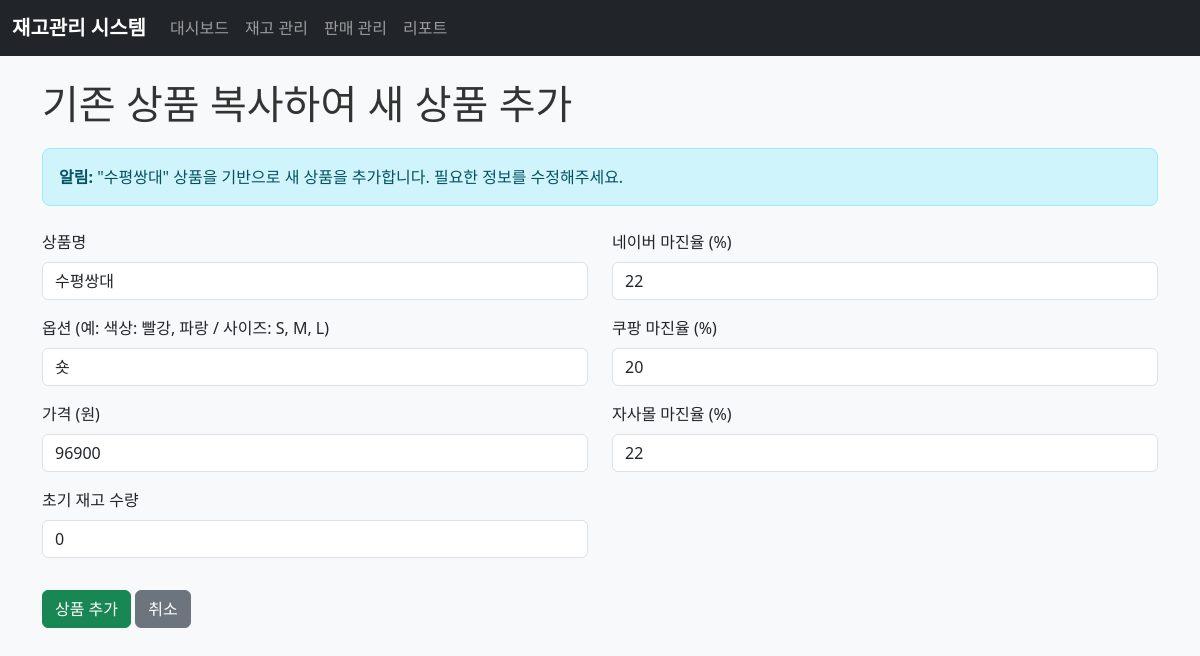
Page /product/copy/8 on the earlier database version.
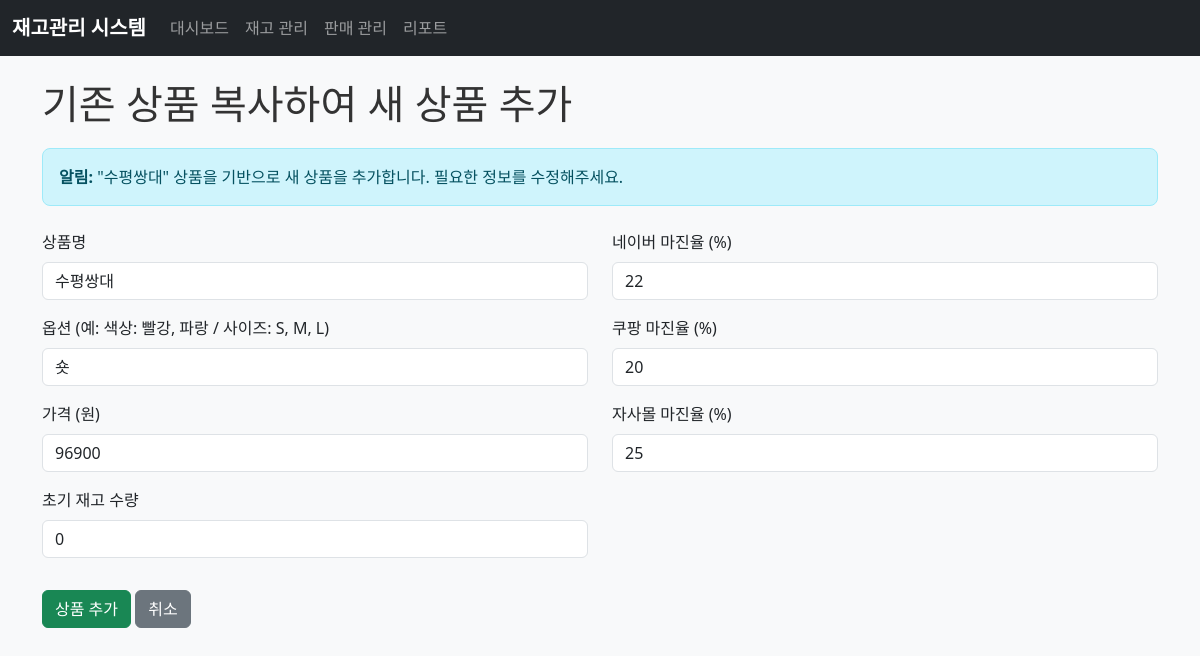
Same page on the later database version.
### tables this page shows
CREATE TABLE products (
        id INTEGER PRIMARY KEY AUTOINCREMENT,
        name VARCHAR(100) NOT NULL,
        options TEXT,
        price DECIMAL(10,2) NOT NULL,
        margin_naver DECIMAL(5,2) NOT NULL,
        margin_coupang DECIMAL(5,2) NOT NULL,
        margin_self DECIMAL(5,2) NOT NULL,
        quantity INTEGER NOT NULL DEFAULT 0,
        created_at DATETIME DEFAULT CURRENT_TIMESTAMP,
        updated_at DATETIME DEFAULT CURRENT_TIMESTAMP
    );

### app.py (the view)
@app.route('/product/copy/<int:product_id>')
def copy_product(product_id):
    product = manager.get_product(product_id)
    if not product:
        return redirect(url_for('inventory_page'))
    product['quantity'] = 0  # 초기 재고는 0으로 설정
    return render_template('add_product.html', copy_from=product)

### database.py (called while the page is built)
def get_connection():
    return sqlite3.connect(DATABASE_NAME)

### inventory.py (called while the page is built)
    def get_product(self, product_id: int) -> Optional[Dict]:
        conn = database.get_connection()
        cursor = conn.cursor()
        cursor.execute('''
            SELECT id, name, options, price, margin_naver, margin_coupang, margin_self, quantity,
                   created_at, updated_at
            FROM products
            WHERE id = ?
        ''', (product_id,))
        row = cursor.fetchone()
        conn.close()
        if row:
            return {
                'id': row[0],
                'name': row[1],
                'options': row[2],
                'price': row[3],
                'margin_naver': row[4],
                'margin_coupang': row[5],
                'margin_self': row[6],
                'quantity': row[7],
                'created_at': row[8],
                'updated_at': row[9]
            }
        return None

### templates/add_product.html (shortened to what this page needs)
{% extends "base.html" %}
{% block content %}
<h1>{% if copy_from %}기존 상품 복사하여 새 상품 추가{% else %}새 상품 추가{% endif %}</h1>
{% if copy_from %}
<div class="alert alert-info">
    <strong>알림:</strong> "{{ copy_from.name }}" 상품을 기반으로 새 상품을 추가합니다. 필요한 정보를 수정해주세요.
</div>
{% endif %}
<form method="post" action="/product/add" class="mt-4">
    <div class="row">
        <div class="col-md-6">
            <div class="mb-3">
                <label for="name" class="form-label">상품명</label>
                <input type="text" class="form-control" id="name" name="name"
                       value="{{ copy_from.name if copy_from else '' }}" required>
            </div>
            <div class="mb-3">
                <label for="options" class="form-label">옵션 (예: 색상: 빨강, 파랑 / 사이즈: S, M, L)</label>
                <input type="text" class="form-control" id="options" name="options"
                       value="{{ copy_from.options if copy_from and copy_from.options else '' }}"
                       placeholder="옵션을 입력하세요 (선택사항)">
            </div>
            <div class="mb-3">
                <label for="price" class="form-label">가격 (원)</label>
                <input type="number" class="form-control" id="price" name="price" min="0" step="1"
                       value="{{ copy_from.price if copy_from else '' }}" required>
            </div>
            <div class="mb-3">
                <label for="quantity" class="form-label">초기 재고 수량</label>
                <input type="number" class="form-control" id="quantity" name="quantity" min="0"
                       value="{{ copy_from.quantity if copy_from else 0 }}" required>
            </div>
        </div>
        <div class="col-md-6">
            <div class="mb-3">
                <label for="margin_naver" class="form-label">네이버 마진율 (%)</label>
                <input type="number" class="form-control" id="margin_naver" name="margin_naver" min="0" max="100" step="0.1"
                       value="{{ copy_from.margin_naver if copy_from else '' }}" required>
            </div>
            <div class="mb-3">
                <label for="margin_coupang" class="form-label">쿠팡 마진율 (%)</label>
                <input type="number" class="form-control" id="margin_coupang" name="margin_coupang" min="0" max="100" step="0.1"
                       value="{{ copy_from.margin_coupang if copy_from else '' }}" required>
            </div>
            <div class="mb-3">
                <label for="margin_self" class="form-label">자사몰 마진율 (%)</label>
                <input type="number" class="form-control" id="margin_self" name="margin_self" min="0" max="100" step="0.1"
                       value="{{ copy_from.margin_self if copy_from else '' }}" required>
            </div>
        </div>
    </div>
    <div class="mt-3">
        <button type="submit" class="btn btn-success">상품 추가</button>
        <a href="/inventory" class="btn btn-secondary">취소</a>
    </div>
</form>
{% endblock %}

Differences in the rows shown:
changed products "수평쌍대": margin_self "22" → "25"
